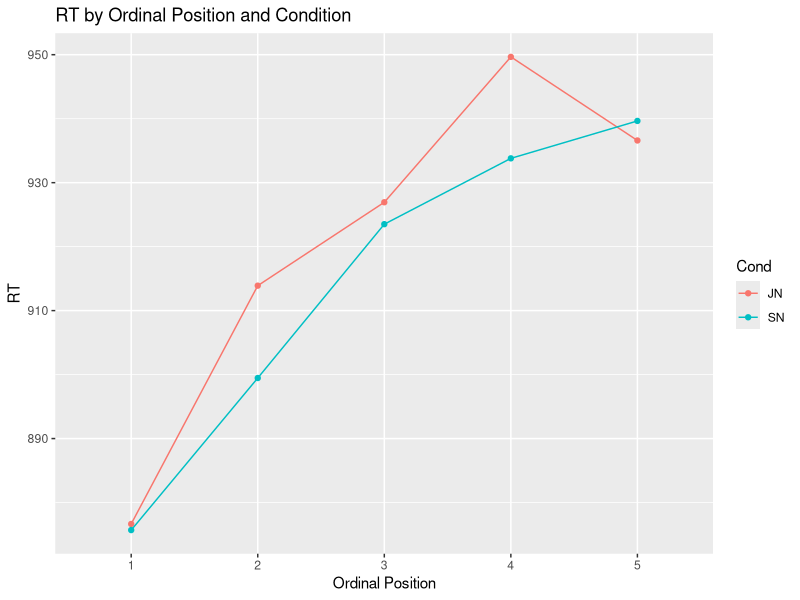
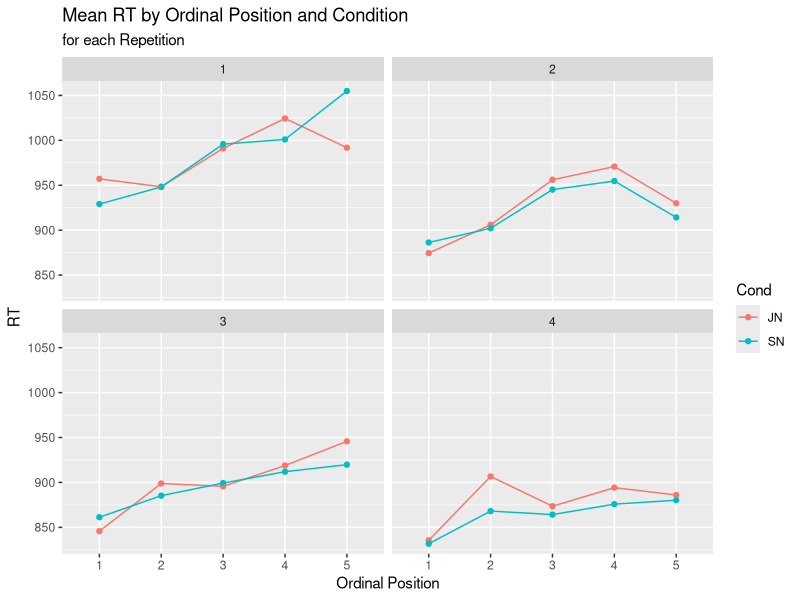
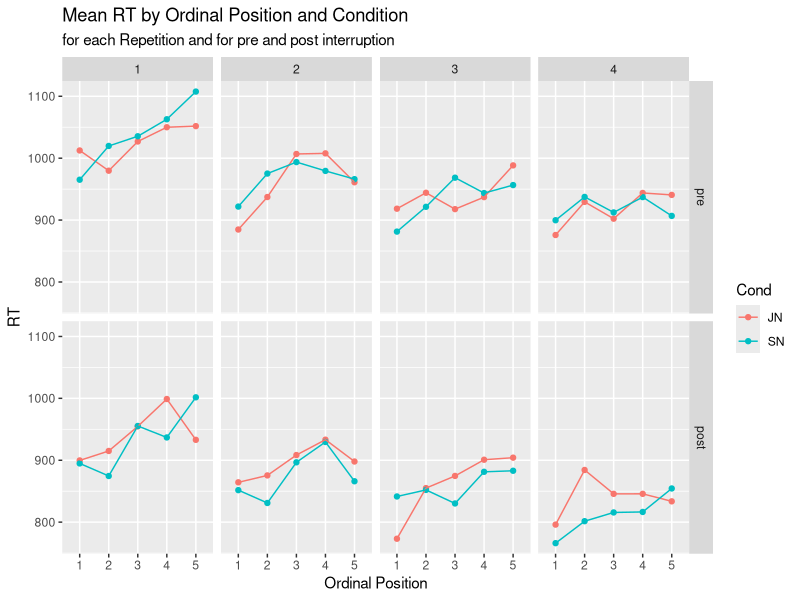
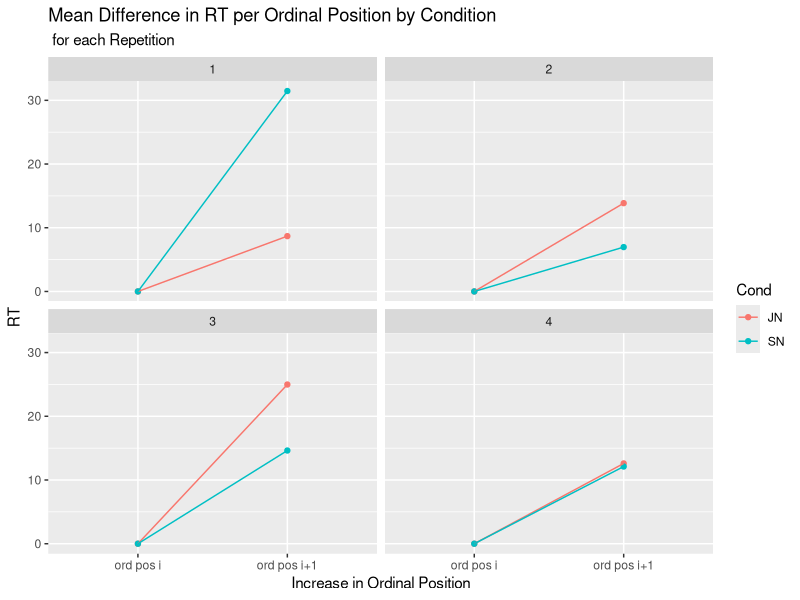
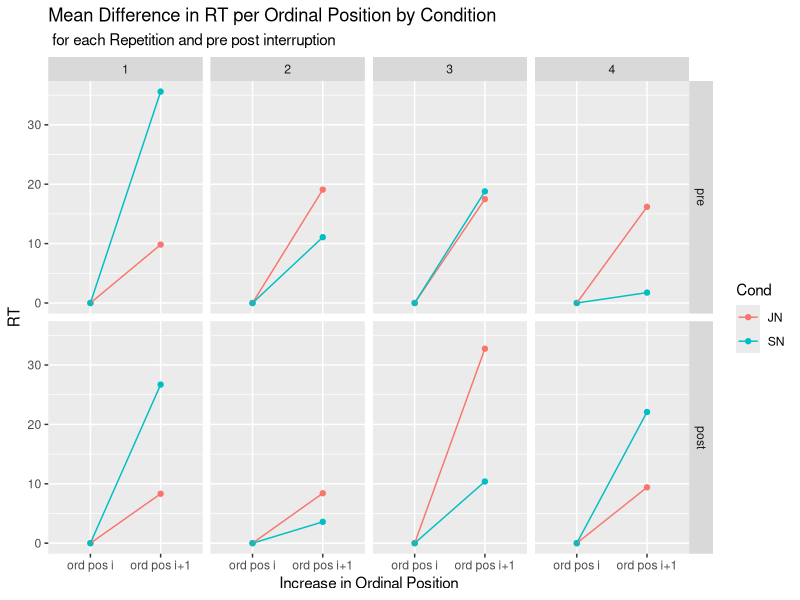
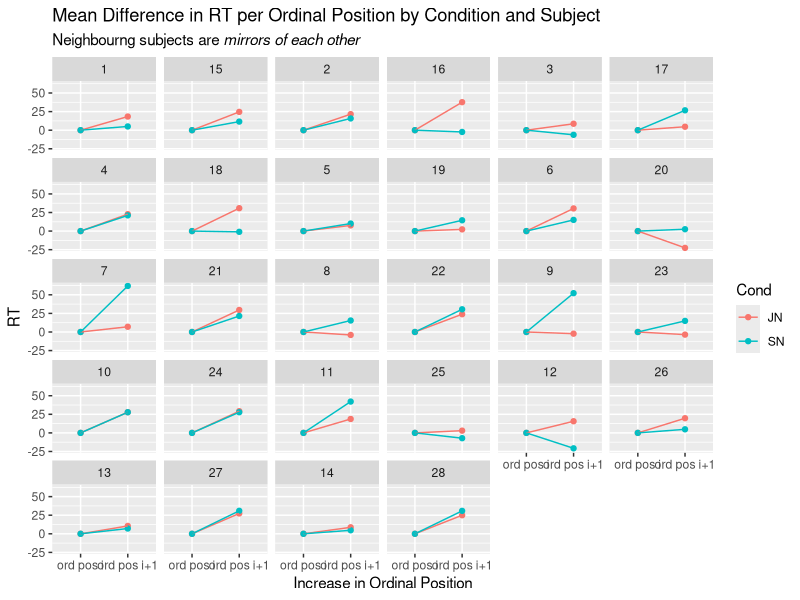
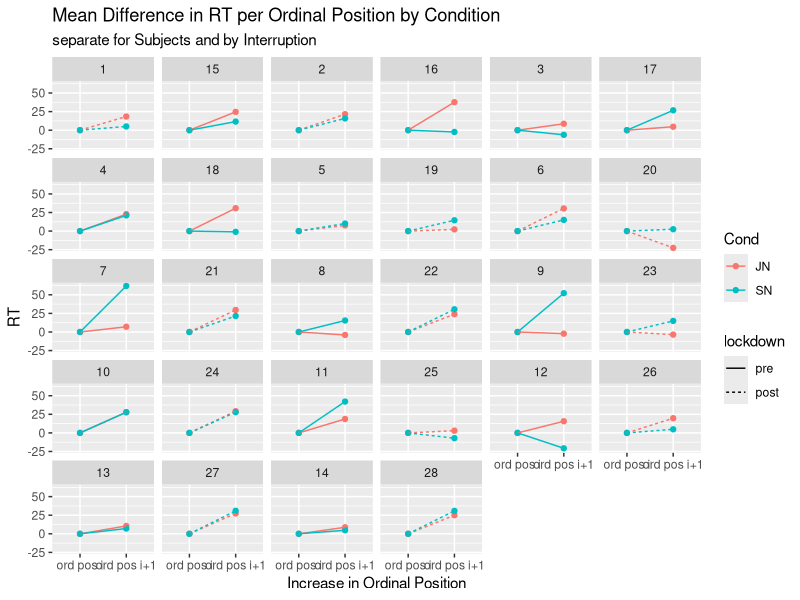

These figures' R source, in order: (Note: this script raises an error after producing the figures.)
################# FUUUCK
library(tidyverse)
library(ggtext)

setwd("C:/Users/Roger/Seafile/Roger_Seafile/SSI-EEG-3/SSI_4_R_project/")

#load data
a4 <- read.csv2("a4_SSI_4.csv")

#okay once again from the top
# first things first: pre-post variable for a4 data
a4[a4$subject %in% c(3,4, 7:18), "lockdown"] <- "pre"
a4[a4$subject %in% c(1,2,5,6, 19:28), "lockdown"] <- "post"

a4$lockdown <- factor(a4$lockdown, levels = c("pre", "post"))

a4$g_ng_count_1_5 <- as.factor(a4$g_ng_count_1_5)

# prep data frames for plotting
# once across all DGs
desc_across <- summarise(group_by(a4, Cond, g_ng_count_1_5), RT = mean(RT))

ord_pos <- ggplot(data = desc_across, mapping = aes(x = g_ng_count_1_5, y = RT, colour = Cond)) +
  geom_point() +
  geom_line(aes(group = Cond))+
  xlab("Ordinal Position")+
  ggtitle("RT by Ordinal Position and Condition")
ggsave("plots/ord_pos.jpg", device = "jpg", dpi = 700)

#mean RT for ord pos by DG and Cond
desc_by_DG <- summarise(group_by(a4, g_ng_count_1_5, Cond, DG), RT = mean(RT))

#plot
ord_pos_by_DG <- ggplot(data = desc_by_DG, mapping = aes(x = g_ng_count_1_5, y = RT, colour = Cond)) +
  geom_point() +
  geom_line(aes(group = Cond)) +
  facet_wrap(desc_by_DG$DG) +
  xlab("Ordinal Position")+
  ggtitle("Mean RT by Ordinal Position and Condition", subtitle = "for each Repetition")

ggsave("plots/ord_pos_by_DG.jpg", device = "jpg", dpi = 700)

# separate for pre and post lockdown
desc_by_DG_lockdown <- summarise(group_by(a4, g_ng_count_1_5, Cond, DG, lockdown), RT = mean(RT))

#plot
ord_pos_by_DG_lockdown <- ggplot(data = desc_by_DG_lockdown, mapping = aes(x = g_ng_count_1_5, y = RT, colour = Cond)) +
  geom_point() +
  geom_line(aes(group = Cond)) +
  facet_grid(cols = vars(desc_by_DG_lockdown$DG), rows = vars(desc_by_DG_lockdown$lockdown)) +
  xlab("Ordinal Position")+
  ggtitle("Mean RT by Ordinal Position and Condition", subtitle = "for each Repetition and for pre and post interruption")

ggsave("plots/ord_pos_by_DG_lockdown.jpg", device = "jpg", dpi = 700)

# mean increase per ordinal position by DG and Cond
incr_by_DG <- summarise(group_by(a4[a4$g_ng_count_cent %in% c(-2, 2), ], g_ng_count_cent, DG, Cond), 
                        RT = mean(RT))
incr_by_DG <- mutate(group_by(incr_by_DG, Cond, DG), diff = diff(RT)/4)

incr_by_DG[incr_by_DG$g_ng_count_cent == -2, "diff"] <- 0


#plot by DG
incr_by_DG$g_ng_count_cent <- as.factor(incr_by_DG$g_ng_count_cent)

plot_incr_by_DG <- ggplot(data = incr_by_DG, mapping = aes(g_ng_count_cent, y = diff, colour = Cond)) +
  geom_point()+
  geom_line(aes(group = Cond))+
  facet_wrap(incr_by_DG$DG) +
  xlab("Increase in Ordinal Position")+
  ylab("RT")+
  ggtitle("Mean Difference in RT per Ordinal Position by Condition", subtitle = " for each Repetition")+
  scale_x_discrete(labels = c("ord pos i", "ord pos i+1"))

ggsave("plots/incr_by_DG.jpg", plot = plot_incr_by_DG, device = "jpg", dpi = 700)

#separately for lockdown pre post
# mean increase per ordinal position by DG and Cond
incr_by_DG_lockdown <- summarise(group_by(a4[a4$g_ng_count_cent %in% c(-2, 2), ], g_ng_count_cent, DG, Cond, lockdown), 
                        RT = mean(RT))
incr_by_DG_lockdown <- mutate(group_by(incr_by_DG_lockdown, Cond, DG, lockdown), diff = diff(RT)/4)

incr_by_DG_lockdown[incr_by_DG_lockdown$g_ng_count_cent == -2, "diff"] <- 0

#plot by DG and lockdown
incr_by_DG_lockdown$g_ng_count_cent <- as.factor(incr_by_DG_lockdown$g_ng_count_cent)

plot_incr_by_DG_lockdown <- ggplot(data = incr_by_DG_lockdown, mapping = aes(g_ng_count_cent, y = diff, colour = Cond)) +
  geom_point()+
  geom_line(aes(group = Cond))+
  facet_grid(cols = vars(incr_by_DG_lockdown$DG), rows = vars(incr_by_DG_lockdown$lockdown)) +
  xlab("Increase in Ordinal Position")+
  ylab("RT")+
  ggtitle("Mean Difference in RT per Ordinal Position by Condition", subtitle = " for each Repetition and pre post interruption")+
  scale_x_discrete(labels = c("ord pos i", "ord pos i+1"))

ggsave("plots/incr_by_DG_lockdown.jpg", device = "jpg", dpi = 700)

# mean incr by subject

incr_by_subj <- summarise(group_by(a4[a4$g_ng_count_cent %in% c(-2, 2), ], g_ng_count_cent, subject, Cond), 
                                 RT = mean(RT))
incr_by_subj <- mutate(group_by(incr_by_subj, Cond, subject), diff = diff(RT)/4)

incr_by_subj[incr_by_subj$g_ng_count_cent == -2, "diff"] <- 0

subj_levels <- numeric()
for (i in 1:14){subj_levels <- c(subj_levels, i, i+14)}

incr_by_subj$subject <- factor(incr_by_subj$subject, levels = subj_levels)

#plot 
incr_by_subj$g_ng_count_cent <- as.factor(incr_by_subj$g_ng_count_cent)

plot_incr_by_subj <- ggplot(data = incr_by_subj, aes(x = g_ng_count_cent, y = diff, colour = Cond)) +
  geom_point()+
  geom_line(aes(group = Cond))+
  facet_wrap(incr_by_subj$subject, ncol = 6)+
  xlab("Increase in Ordinal Position")+
  ylab("RT")+
  ggtitle("Mean Difference in RT per Ordinal Position by Condition and Subject", 
          subtitle = "Neighbourng subjects are *mirrors of each other*")+
  scale_x_discrete(labels = c("ord pos i", "ord pos i+1"))+
  theme(plot.subtitle = element_markdown())
ggsave("plots/incr_by_subj.pdf", device = "pdf", dpi = 700, height = 10, width = 12)

#add lockdown
# mean incr by subject and lockdown

incr_by_subj_lock <- summarise(group_by(a4[a4$g_ng_count_cent %in% c(-2, 2), ], 
                                        g_ng_count_cent, subject, Cond, lockdown), 
                          RT = mean(RT))
incr_by_subj_lock <- mutate(group_by(incr_by_subj_lock, Cond, subject, lockdown), diff = diff(RT)/4)

incr_by_subj_lock[incr_by_subj_lock$g_ng_count_cent == -2, "diff"] <- 0

subj_levels <- numeric()
for (i in 1:14){subj_levels <- c(subj_levels, i, i+14)}

incr_by_subj_lock$subject <- factor(incr_by_subj_lock$subject, levels = subj_levels)

#plot 
incr_by_subj_lock$g_ng_count_cent <- as.factor(incr_by_subj_lock$g_ng_count_cent)

plot_incr_by_subj_lock <- ggplot(data = incr_by_subj_lock, 
                                 aes(x = g_ng_count_cent, y = diff, colour = Cond)) +
  geom_point()+
  geom_line(aes(group = Cond, linetype = lockdown))+
  facet_wrap(incr_by_subj_lock$subject, ncol = 6)+
  xlab("Increase in Ordinal Position")+
  ylab("RT")+
  ggtitle("Mean Difference in RT per Ordinal Position by Condition", 
          subtitle = "separate for Subjects and by Interruption")+
  scale_x_discrete(labels = c("ord pos i", "ord pos i+1"))+
  theme(plot.subtitle = element_markdown())

ggsave("plots/incr_by_subj_lock.jpg", device = "jpg", dpi = 700, height = 10, width = 12)

# mean incr by cat

incr_by_cat <- summarise(group_by(a4[a4$g_ng_count_cent %in% c(-2, 2), ], g_ng_count_cent, Semantische.Kategorie, Cond), 
                          RT = mean(RT))
incr_by_cat <- mutate(group_by(incr_by_cat, Cond, Semantische.Kategorie), diff = diff(RT)/4)

incr_by_cat[incr_by_cat$g_ng_count_cent == -2, "diff"] <- 0

#plot 
incr_by_cat$g_ng_count_cent <- as.factor(incr_by_cat$g_ng_count_cent)

plot_incr_by_cat <- ggplot(data = incr_by_cat, aes(x = g_ng_count_cent, y = diff, colour = Cond)) +
  geom_point()+
  geom_line(aes(group = Cond))+
  facet_wrap(incr_by_cat$Semantische.Kategorie, ncol = 6)+
  xlab("Increase in Ordinal Position")+
  ylab("RT")+
  ggtitle("Mean Difference in RT per Ordinal Position by Condition and Category")+
  scale_x_discrete(labels = c("ord pos i", "ord pos i+1"))+
  theme(plot.subtitle = element_markdown())
ggsave("plots/incr_by_cat.jpg", device = "jpg", dpi = 700, height = 10, width = 12)

## Dip from Ord Pos 4 to 5
#by DG
desc_by_DG_4_5 <- summarise(group_by(a4[a4$g_ng_count_1_5 %in% c("4", "5"), ], 
                                 Cond, DG, g_ng_count_1_5),
                        RT = mean(RT))
# plot it
ord_pos_1_5_by_DG <- ggplot(data = desc_by_DG_4_5, 
                            mapping = aes(x = g_ng_count_1_5, y = RT, colour = Cond)) +
  geom_point() +
  geom_line(aes(group = Cond)) +
  facet_wrap(desc_by_DG_4_5$DG, ncol = 2) +
  xlab("Ordinal Position") +
  ggtitle("RT at Ordinal Positions 4 and 5 by Condition", subtitle = "for each Repetition")

ggsave("plots/pos_4_5_by_DG.jpg", device = "jpg", dpi = 700)

#by subject
desc_by_subj_4_5 <- summarise(group_by(a4[a4$g_ng_count_1_5 %in% c("4", "5"), ], 
                                       Cond, subject, g_ng_count_1_5),
                              RT = mean(RT))

#plot it (but change levels of subject)
subj_levels <- numeric()
for (i in 1:14){subj_levels <- c(subj_levels, i, i+14)}

desc_by_subj_4_5$subject <- factor(desc_by_subj_4_5$subject, levels = subj_levels)

#plot

ord_pos_by_subj_4_5 <- ggplot(data = desc_by_subj_4_5, 
                          mapping = aes(x = g_ng_count_1_5, y = RT, colour = Cond)) +
  geom_point() +
  geom_line(aes(group = Cond)) +
  facet_wrap(desc_by_subj_4_5$subject, nrow = 7) +
  xlab("Ordinal Position") +
  ggtitle("RT at Ordinal Positions 4 and 5 by Condition and Subject", 
          subtitle = "Neighboring subjects are *mirrors of each other*") +
  theme(plot.subtitle = ggtext::element_markdown())
ggsave("plots/pos_4_5_by_subj.pdf", device = "pdf", dpi = 700, height = 15, width = 12)

#alternate display of grid
ord_pos_by_subj_4_5_alt <- ggplot(data = desc_by_subj_4_5, 
                          mapping = aes(x = g_ng_count_1_5, y = RT, colour = Cond)) +
  geom_point() +
  geom_line(aes(group = Cond)) +
  facet_wrap(desc_by_subj_4_5$subject, ncol = 6) +
  xlab("Ordinal Position") +
  ggtitle("RT at Ordinal Positions 4 and 5 by Condition and Subject", 
          subtitle = "Neighboring subjects are *mirrors of each other*") +
  theme(plot.subtitle = ggtext::element_markdown())
ggsave("plots/pos_4_5_by_subj_alt.jpg", device = "jpg", dpi = 700, height = 10, width = 12)

###by cat
desc_by_cat_4_5 <- summarise(group_by(a4[a4$g_ng_count_1_5 %in% c("4", "5"), ], 
                                       Cond, Semantische.Kategorie, g_ng_count_1_5),
                              RT = mean(RT))
#alternate display of grid
ord_pos_by_cat_4_5_alt <- ggplot(data = desc_by_cat_4_5, 
                                  mapping = aes(x = g_ng_count_1_5, y = RT, colour = Cond)) +
  geom_point() +
  geom_line(aes(group = Cond)) +
  facet_wrap(desc_by_cat_4_5$Semantische.Kategorie, ncol = 6) +
  xlab("Ordinal Position") +
  ggtitle("RT at Ordinal Positions 4 and 5 by Condition and Category") +
  theme(plot.subtitle = ggtext::element_markdown())
ggsave("plots/pos_4_5_by_cat_alt.jpg", device = "jpg", dpi = 700, height = 10, width = 12)


#irgendwas ändern
